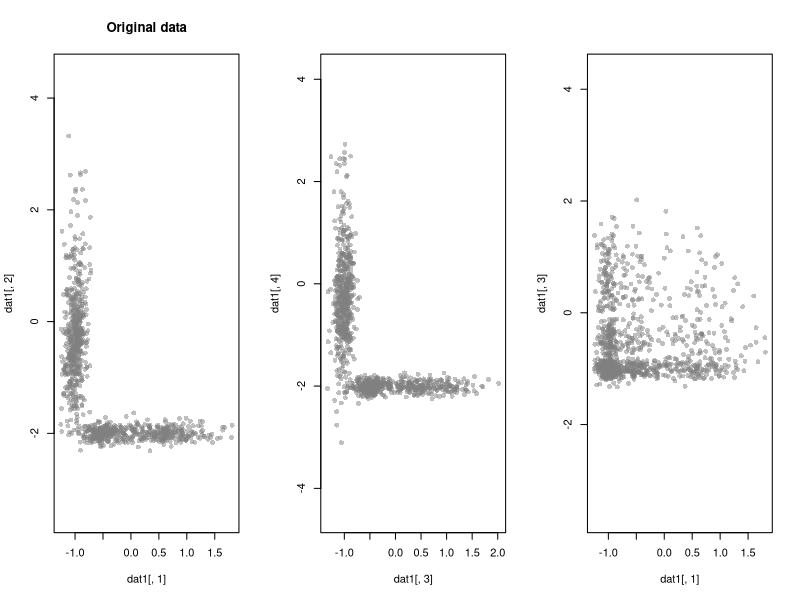
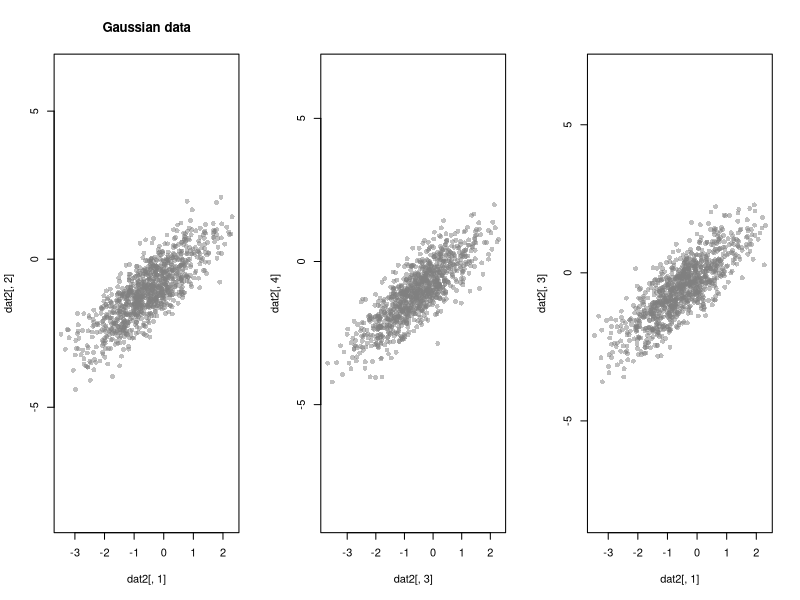
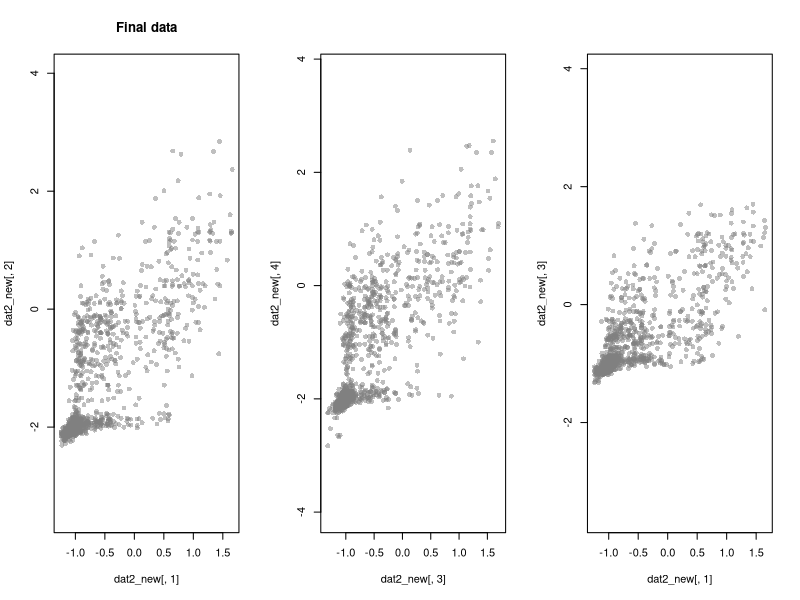
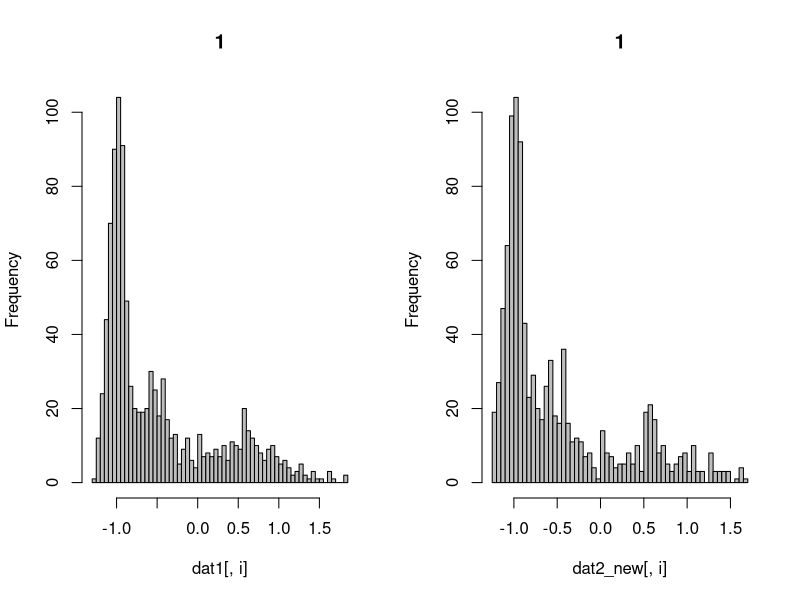
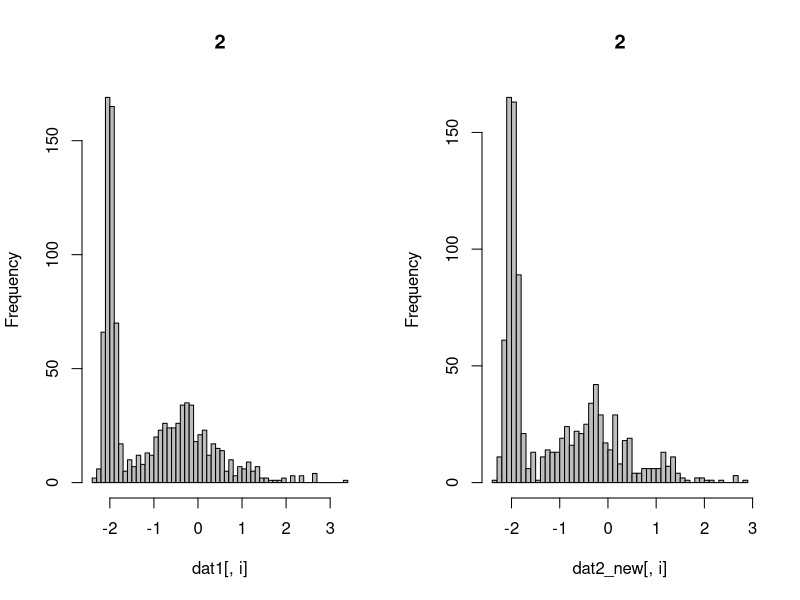
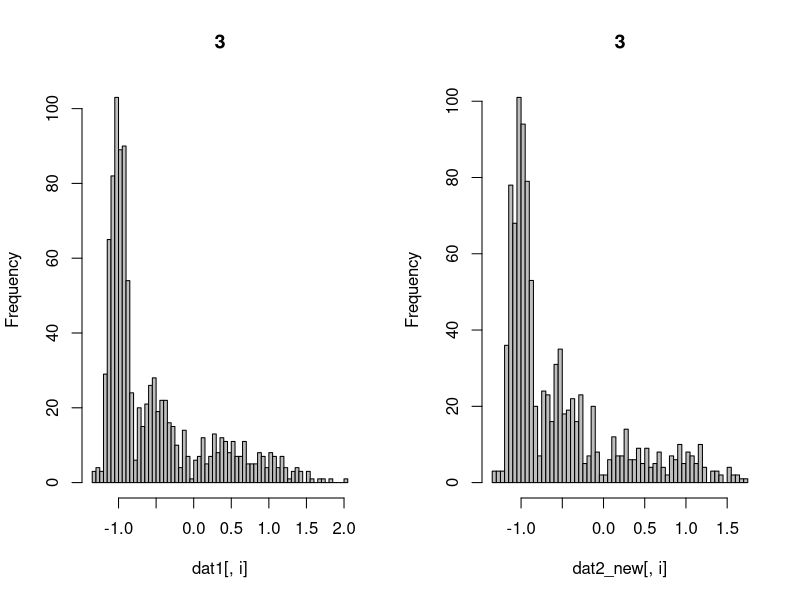
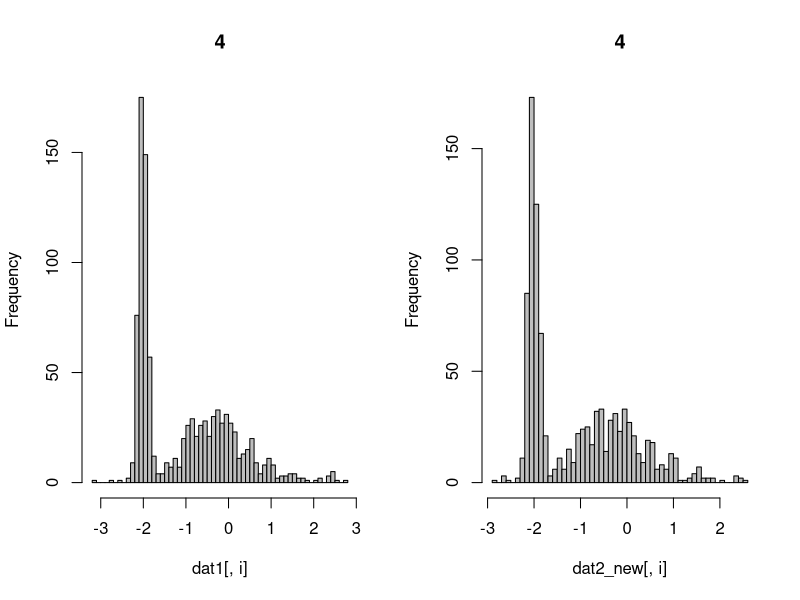

These charts were generated, in order, by the following R code:
rm(list=ls())

generate_clusters_L <- function(n){
  t(sapply(1:n, function(i){
    k <- sample(1:4, 1, prob = rep(1/4, 4))
    
    if (k == 1){
      x <- stats::rnorm(1, mean = -1, sd = 0.1)
      y <- x + stats::rnorm(1, mean = 1, sd = 1)
    } else if (k == 2){
      x <- stats::rnorm(1, mean = 0.5, sd = 0.5)
      y <- stats::rnorm(1, mean = -2, sd = 0.1)
    } else if (k == 3){
      x <- stats::rnorm(1, mean = -1, sd = 0.1)
      y <- x + stats::rnorm(1, mean = 0.5, sd = 0.5)
    } else {
      x <- stats::rnorm(1, mean = -.5, sd = 0.2)
      y <- stats::rnorm(1, mean = -2, sd = 0.1)
    }
    
    c(x,y)
  }))
}

variable_transformation <- function(vec1, vec2, mean_val = 0, sd_val = 1){
  val <- stats::pnorm(vec1, mean = mean_val, sd = sd_val)
  
  stats::quantile(vec2, probs = val)
}

##################################

set.seed(10)
n <- 1000
dat_test1 <- generate_clusters_L(n)
dat_test2 <- generate_clusters_L(n)

dat1 <- cbind(dat_test1, dat_test2)
den_list <- lapply(1:4, function(x){stats::density(dat1[,x])})

mean_vec <- colMeans(dat1); cov_mat <- matrix(0.8, 4, 4); diag(cov_mat) <- 1
dat2 <- MASS::mvrnorm(n, mean_vec, cov_mat)

# nonparanormal transform
dat2_new <- do.call(cbind, lapply(1:4, function(x){
  variable_transformation(dat2[,x], dat1[,x], mean_val = mean_vec[x],
                          sd_val = sqrt(diag(cov_mat)[x]))
}))

# this is the proxy dataset we make to grab monotone functions from
par(mfrow = c(1,3))
plot(dat1[,1], dat1[,2], pch = 16, main = "Original data", asp = T, col = rgb(0.5,0.5,0.5,0.5))
plot(dat1[,3], dat1[,4], pch = 16, asp = T, col = rgb(0.5,0.5,0.5,0.5))
plot(dat1[,1], dat1[,3], pch = 16, asp = T, col = rgb(0.5,0.5,0.5,0.5))

##############

# this is the gaussian data we need to make nonparanormals
par(mfrow = c(1,3))
plot(dat2[,1], dat2[,2], pch = 16, main = "Gaussian data", asp = T, col = rgb(0.5,0.5,0.5,0.5))
plot(dat2[,3], dat2[,4], pch = 16, asp = T, col = rgb(0.5,0.5,0.5,0.5))
plot(dat2[,1], dat2[,3], pch = 16, asp = T, col = rgb(0.5,0.5,0.5,0.5))

##############

# this is the nonparanormal 
par(mfrow = c(1,3))
plot(dat2_new[,1], dat2_new[,2], pch = 16, main = "Final data", asp = T, col = rgb(0.5,0.5,0.5,0.5))
plot(dat2_new[,3], dat2_new[,4], pch = 16, asp = T, col = rgb(0.5,0.5,0.5,0.5))
plot(dat2_new[,1], dat2_new[,3], pch = 16, asp = T, col = rgb(0.5,0.5,0.5,0.5))


########

# this is the property we ensure by nonparanormals -- the marginal densities 
## between the nonparanormal and the proxy dataset are the same
for(i in 1:4){
  par(mfrow = c(1,2))
  hist(dat1[,i], col = "gray", main = i, breaks = 50)
  hist(dat2_new[,i], col = "gray", main = i, breaks = 50)
}


